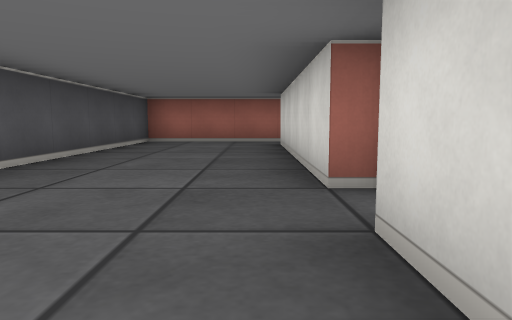
View 1 (above)

19 first-person views from a walk through a cub3D ray-caster map. The camera is about half as high as the walls, tilts 6° down and sees 70° across. The floor is counted in squares. Each view is taken from the middle of a square. On the plan, view 1 faces up. The plan holds only what a view shows up to about 9 squares ahead; the rest is blank.

View 2
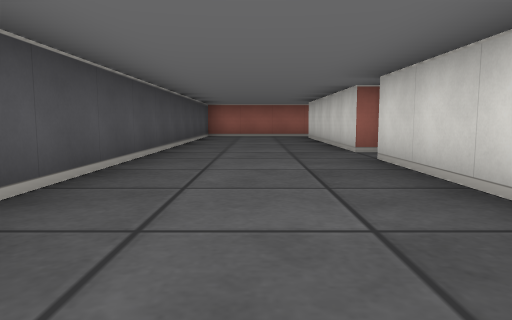

View 3
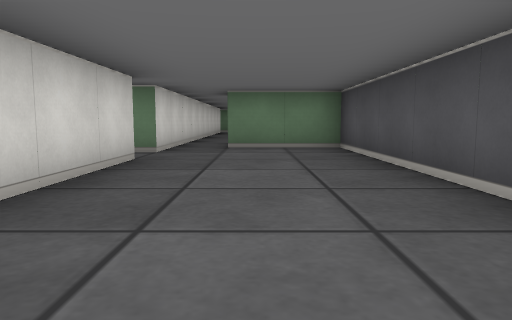

View 4
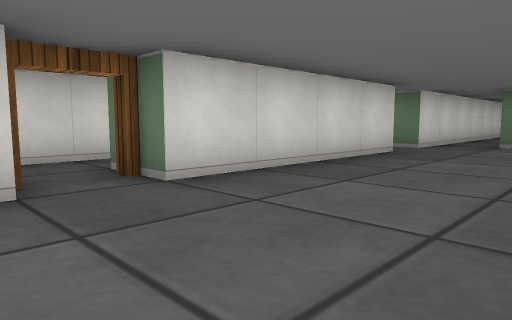

View 5
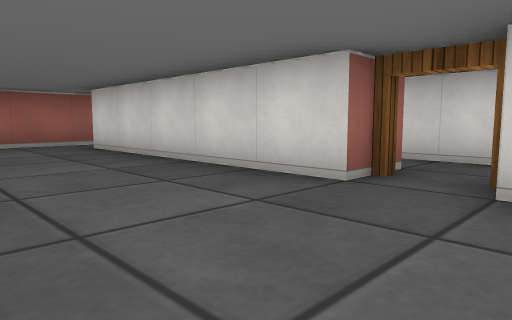

View 6
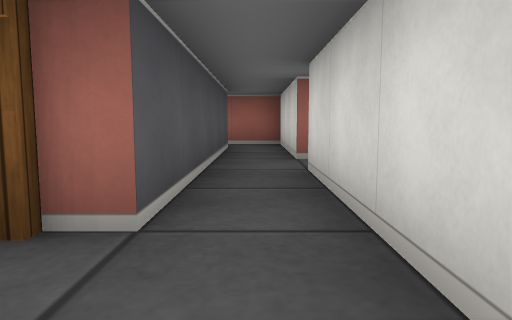

View 7
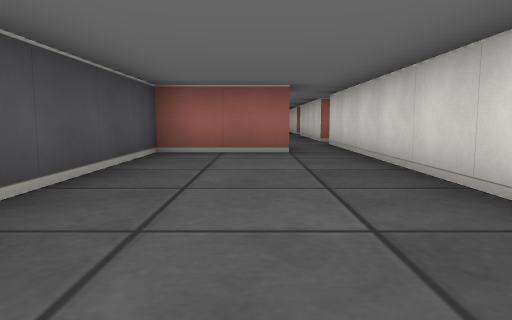

View 8
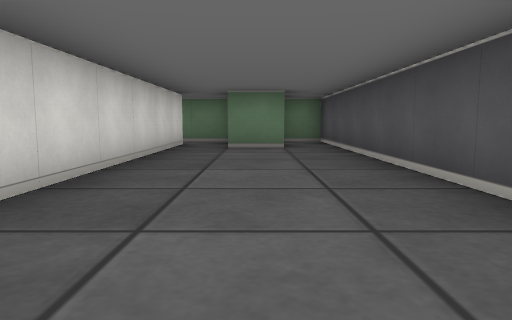

View 9
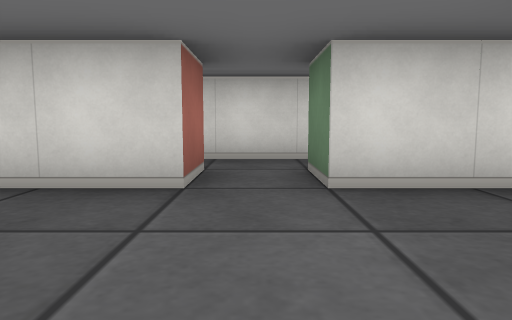

View 10
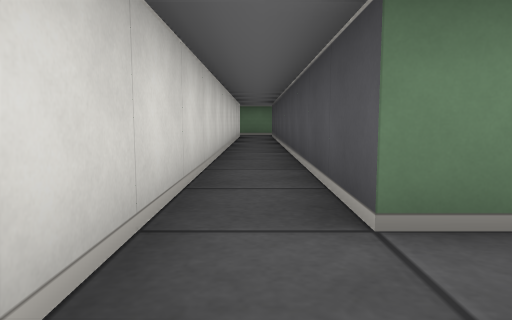

View 11
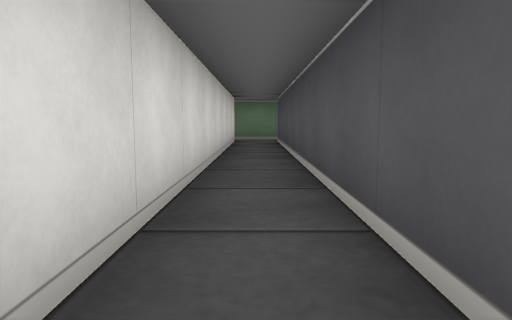

View 12
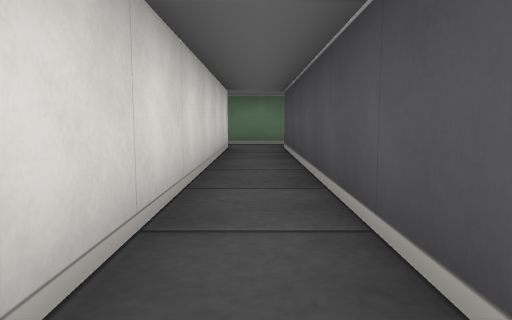

View 13
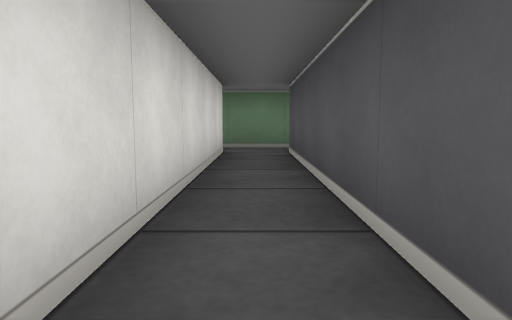

View 14
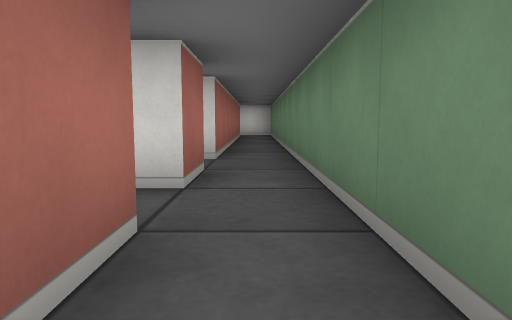

View 15
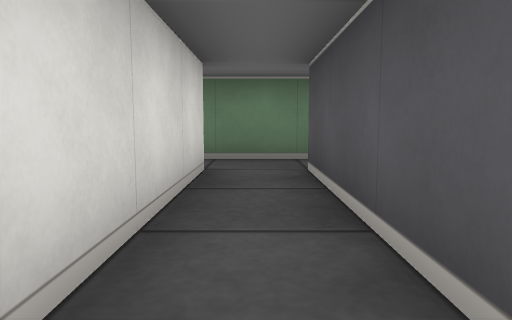

View 16
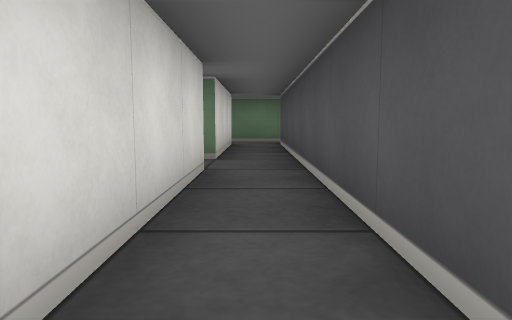

View 17
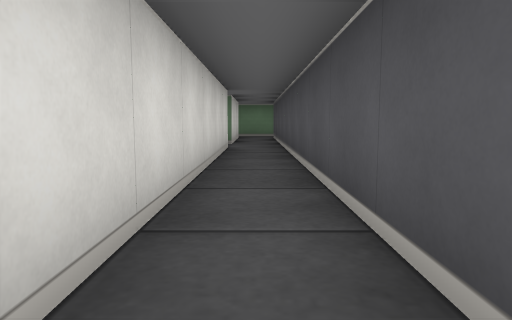

View 18
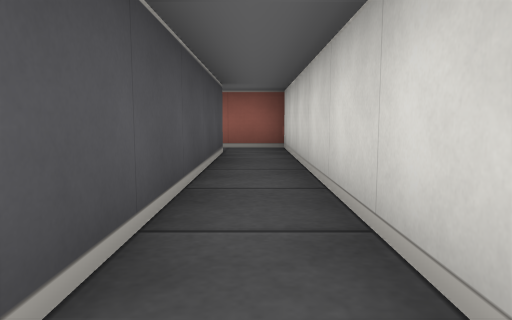

View 19
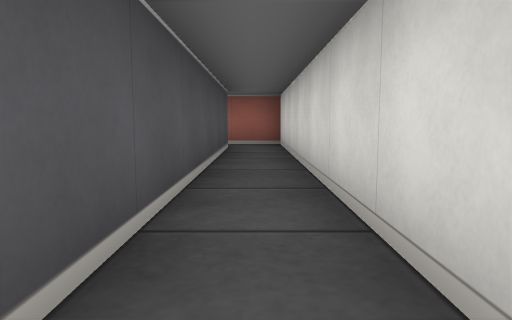

### Floor plan
Points are (right, up) in squares from view 1. A wall is a line through its corners. A room is listed if a view was taken in it or the views show most of it. See-through windows are left out.
Room 1 (views 1, 2, 3, 4, 5, 9)
walls: (0.5, 2.5) (0.5, 7.5); (0.5, -2.5) (0.5, 1.5); (0.5, 8.5) (-2.5, 8.5) (-2.5, -4.5) (-0.5, -4.5); (0.5, -5.5) (0.5, -3.5)
ways out: open door at (1, 2) to room 2; opening at (0, -5) to room 3; opening at (1, -3) to room 4; opening at (1, 8) to room 7
Room 2 (views 6, 10)
walls: (2.5, 1) (2.5, 4.5); (1.5, 5.5) (1.5, 2.5)
ways out: open door at (1, 2) to room 1; opening at (2, -1.5) to room 4; opening at (2, 6.5) to room 7; opening at (3, 5)
Room 3 (views 7, 8)
walls: (-1.6, -12.5) (-0.5, -12.5); (-0.4, -5.5) (-2.5, -5.5) (-2.5, -14.5) (-1.6, -14.5); (0.5, -12.5) (0.5, -5.5)
ways out: opening at (0, -5) to room 1; opening at (0, -13) to room 5
Room 4 (views 11, 12, 13)
walls: (0.5, -3.5) (1.5, -3.5) (1.5, -13.5) (0.5, -13.5); (1.5, -2.5) (0.5, -2.5); (2.5, -13.5) (2.5, -2.2); (0.6, -14.5) (2.6, -14.5)
ways out: opening at (1, -3) to room 1; opening at (2, -1.5) to room 2; opening at (1, -14) to room 5; opening at (3, -14) to room 6
Room 5 (view 14)
walls: (0.5, -13.5) (0.5, -12.5); (-0.4, -14.5) (0.6, -14.5)
ways out: opening at (0, -13) to room 3; opening at (1, -14) to room 4
Room 6 (views 15, 16, 17, 18, 19)
walls: (4.5, -9.5) (4.5, 0.5) (3.4, 0.5); (3.5, -0.5) (3.5, -13.5) (2.5, -13.5); (4.5, -13.5) (4.5, -10.5); (2.6, -14.5) (4.6, -14.5)
ways out: opening at (3, -14) to room 4; opening at (5, -14); opening at (5, -10)
Room 7 (no view inside)
walls: (1.5, 7.5) (1.5, 5.5); (2.5, 5.5) (2.5, 8.5) (0.5, 8.5)
ways out: opening at (1, 8) to room 1; opening at (2, 6.5) to room 2

Where each view was taken, in squares from view 1:
view 1: 0 up, 0 right, facing up
view 2: 3 down, 1 left, facing up
view 3: 2 up, 1 left, facing down
view 4: 3 up, 2 left, facing down-right
view 5: 1 up, 2 left, facing up-right
view 6: 1 up, 2 right, facing up
view 7: 11 down, 1 left, facing up
view 8: 6 down, 1 left, facing down
view 9: 3 down, 2 left, facing right
view 10: 2 down, 2 right, facing down
view 11: 5 down, 2 right, facing down
view 12: 7 down, 2 right, facing down
view 13: 8 down, 2 right, facing down
view 14: 14 down, 0 right, facing right
view 15: 10 down, 4 right, facing down
view 16: 6 down, 4 right, facing down
view 17: 3 down, 4 right, facing down
view 18: 6 down, 4 right, facing up
view 19: 7 down, 4 right, facing up
